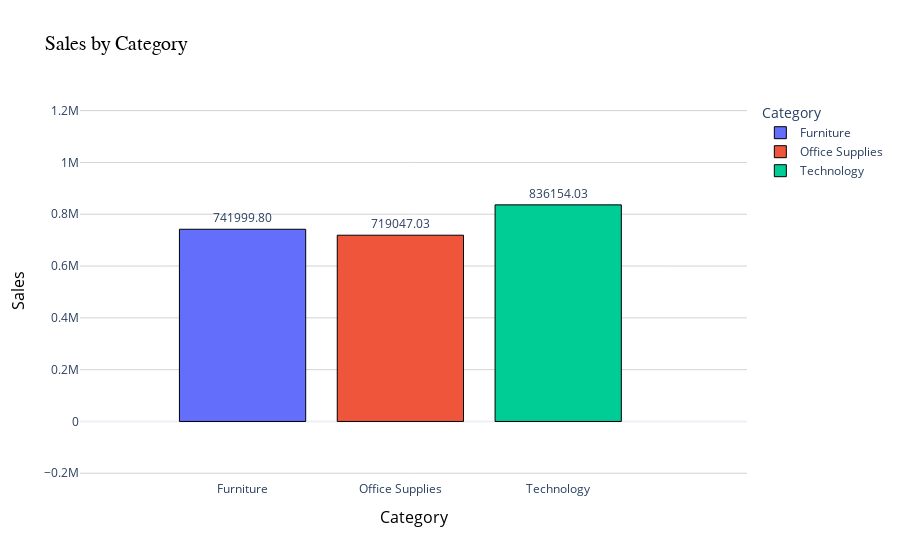

Notebook cell for this chart:
### Code cell
sales_by_category = data.groupby('Category')['Sales'].sum().reset_index()

fig = px.bar(sales_by_category, 
             x='Category', 
             y='Sales', 
             title='Sales by Category', 
             text=sales_by_category['Sales'].apply(lambda x: f"{x:.2f}"), 
             color='Category')

fig.update_traces(
    textposition='outside', 
    texttemplate='%{text}', 
    marker=dict(line=dict(color='black', width=1))
)

fig.update_layout(
    title=dict(font=dict(size=20, family='Arial', color='black')),
    xaxis=dict(title='Category', titlefont=dict(size=16, color='black')),
    yaxis=dict(title='Sales', titlefont=dict(size=16, color='black')),
    plot_bgcolor='white',
    xaxis_showgrid=False, 
    yaxis_showgrid=True, 
    yaxis_gridcolor='lightgray'
)

fig.show()

### Figure 1 — Plotly figure (JSON) as saved in the notebook; plotly's stock layout.template omitted (floating-point values rounded to 4 significant figures)
{"data": [{"alignmentgroup": "True", "hovertemplate": "Category=%{x}<br>Sales=%{y}<br>text=%{text}<extra></extra>", "legendgroup": "Furniture", "marker": {"color": "#636efa", "line": {"color": "black", "width": 1}, "pattern": {"shape": ""}}, "name": "Furniture", "offsetgroup": "Furniture", "orientation": "v", "showlegend": true, "text": ["741999.80"], "textposition": "outside", "texttemplate": "%{text}", "type": "bar", "x": ["Furniture"], "xaxis": "x", "y": [742000.0], "yaxis": "y"}, {"alignmentgroup": "True", "hovertemplate": "Category=%{x}<br>Sales=%{y}<br>text=%{text}<extra></extra>", "legendgroup": "Office Supplies", "marker": {"color": "#EF553B", "line": {"color": "black", "width": 1}, "pattern": {"shape": ""}}, "name": "Office Supplies", "offsetgroup": "Office Supplies", "orientation": "v", "showlegend": true, "text": ["719047.03"], "textposition": "outside", "texttemplate": "%{text}", "type": "bar", "x": ["Office Supplies"], "xaxis": "x", "y": [719000.0], "yaxis": "y"}, {"alignmentgroup": "True", "hovertemplate": "Category=%{x}<br>Sales=%{y}<br>text=%{text}<extra></extra>", "legendgroup": "Technology", "marker": {"color": "#00cc96", "line": {"color": "black", "width": 1}, "pattern": {"shape": ""}}, "name": "Technology", "offsetgroup": "Technology", "orientation": "v", "showlegend": true, "text": ["836154.03"], "textposition": "outside", "texttemplate": "%{text}", "type": "bar", "x": ["Technology"], "xaxis": "x", "y": [836200.0], "yaxis": "y"}], "layout": {"autosize": true, "barmode": "relative", "legend": {"title": {"text": "Category"}, "tracegroupgap": 0}, "plot_bgcolor": "white", "title": {"font": {"color": "black", "family": "Arial", "size": 20}, "text": "Sales by Category"}, "xaxis": {"anchor": "y", "autorange": false, "categoryarray": ["Furniture", "Office Supplies", "Technology"], "categoryorder": "array", "domain": [0, 1], "range": [-1.03, 3.196], "showgrid": false, "title": {"font": {"color": "black", "size": 16}, "text": "Category"}, "type": "category"}, "yaxis": {"anchor": "x", "autorange": false, "domain": [0, 1], "gridcolor": "lightgray", "range": [-225900.0, 1241000.0], "showgrid": true, "title": {"font": {"color": "black", "size": 16}, "text": "Sales"}, "type": "linear"}}}
